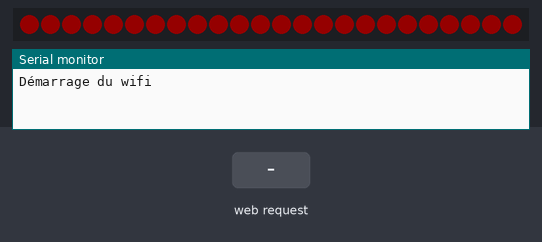
Simulated run of this sketch. Board: ESP8266 (NodeMCU). Parts: 24 RGB LEDs in strip order, left to right, the last lines printed to the serial monitor. Inputs (shaded band) come from the test bench. Dim RGB values are drawn brighter than linear.

Above: at 2.8 s.
2.9 s: HTTP request GET /LuminositeUp received
At 3.4 s:
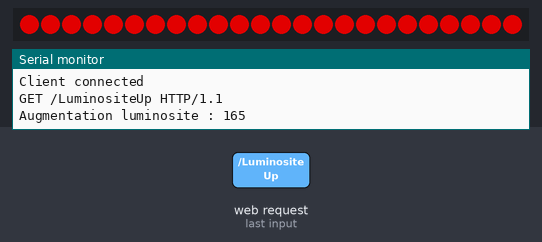
5.0 s: HTTP request GET /Gauche received
At 6.4 s:
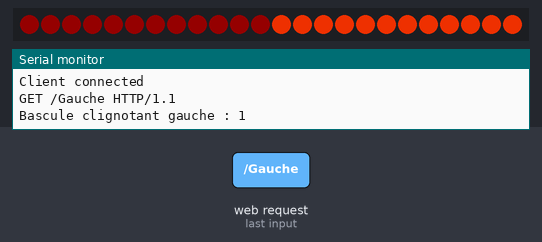
7.5 s: HTTP request GET /Droit received
At 10.3 s:
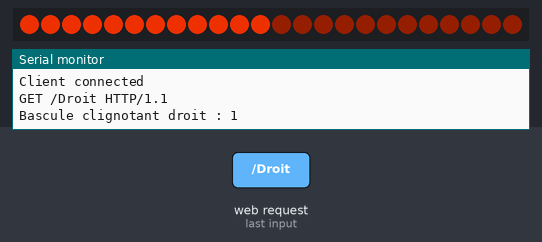
Timing chart, 0 to 11.8 s (numbered marks = the images above; inputs shaded):
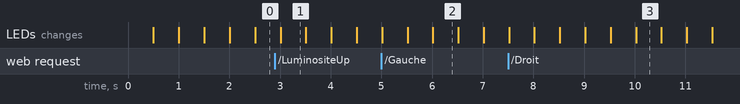

Measured:
- after the input at 2.9 s, the LEDs: change after 0.11 s (image 1)
- after the input at 5.0 s, the LEDs: first differ from a run without the input after 1.0 s (image 2)
- after the input at 7.5 s, the LEDs: first differ from a run without the input after 1.5 s (image 3 shows a later state)
- what the display in image 1 shows lasts 0.5 s, from 3.0 s to 3.5 s

The sketch:

velo_arduino.ino
```cpp
#include <Adafruit_NeoPixel.h>
#include <ESP8266WiFi.h>
#include <ArduinoOTA.h>

#define PIN D1
#define NUMPIXELS 24
const char *ssid = "Velo";
const char *password = "pingpong";

int luminosite = 150;
int R,G,B;
bool clignotantGaucheStatut = false;
bool clignotantDroitStatut = false;

Adafruit_NeoPixel pixels(NUMPIXELS, PIN, NEO_GRB + NEO_KHZ800);

// Serveur
WiFiServer server(80);
String header;
unsigned long currentTime = millis();
unsigned long previousTime = 0;
const long timeoutTime = 5000;

void setup() {

  Serial.begin(115200);

  pixels.begin();
  pixels.fill(pixels.Color(20, 20, 20));
  pixels.show();

  Serial.println("Démarrage du wifi");
  WiFi.softAP(ssid, password,1,false,1);

  ArduinoOTA.setHostname("esp-velo");
  ArduinoOTA.setPassword("pingpong");

   ArduinoOTA.onStart([]() {
    String type;
    if (ArduinoOTA.getCommand() == U_FLASH) {
      type = "sketch";
    } else { // U_FS
      type = "filesystem";
    }

    // NOTE: if updating FS this would be the place to unmount FS using FS.end()
    Serial.println("Start updating " + type);
  });
  ArduinoOTA.onEnd([]() {
    Serial.println("\nEnd");
  });
  ArduinoOTA.onProgress([](unsigned int progress, unsigned int total) {
    Serial.printf("Progress: %u%%\r", (progress / (total / 100)));
  });
  ArduinoOTA.onError([](ota_error_t error) {
    Serial.printf("Error[%u]: ", error);
    if (error == OTA_AUTH_ERROR) {
      Serial.println("Auth Failed");
    } else if (error == OTA_BEGIN_ERROR) {
      Serial.println("Begin Failed");
    } else if (error == OTA_CONNECT_ERROR) {
      Serial.println("Connect Failed");
    } else if (error == OTA_RECEIVE_ERROR) {
      Serial.println("Receive Failed");
    } else if (error == OTA_END_ERROR) {
      Serial.println("End Failed");
    }
  });
  ArduinoOTA.begin();

  server.begin();
  pixels.fill(pixels.Color(luminosite,luminosite,0));
}

void loop() {

  ArduinoOTA.handle();

  WiFiClient client = server.available();

  if (!client) {
     clignotement();
     return;
  }

  Serial.println("Client connected");
  String request = client.readStringUntil('\r');
  Serial.println(request);
  client.flush();

  if( request.indexOf("/LuminositeUp") != -1 && luminosite < 240){
    luminosite += 15;
    Serial.printf("Augmentation luminosite : %d \n", luminosite);
  }

  if( request.indexOf("/LuminositeDown") != -1 && luminosite > 15){
    luminosite -= 15 ;
    Serial.printf("Réduction luminosite : %d \n", luminosite);
  }

  if( request.indexOf("/Gauche") != -1){
    clignotantGaucheStatut = !clignotantGaucheStatut;
    Serial.print("Bascule clignotant gauche : ");
    Serial.println(clignotantGaucheStatut);
  }

  if( request.indexOf("/Droit") != -1){
    clignotantDroitStatut = !clignotantDroitStatut;
    Serial.print("Bascule clignotant droit : ");
    Serial.println(clignotantGaucheStatut);
  }


  client.println("HTTP/1.1 200 OK");
  client.println("Content-type:text/html");
  client.println("");

  // Display the HTML web page
  client.println("<!DOCTYPE html><html>");
  client.println("<head><meta name=\"viewport\" content=\"width=device-width, initial-scale=1\" charset=\"utf-8\"> ");

  client.printf("<p>Luminosité : %d </p>",luminosite);
  client.println("<a href=\"/LuminositeUp\">Augmenter : +15</a><br>");
  client.println("<a href=\"/LuminsoteDown\">Réduire : -15</a><br>");
  client.println("<a href=\"/Gauche\">Clignonant gauche </a><br>");
  client.println("<a href=\"/Droit\">Clignonant droit</a><br>");

  client.println("</body></html>");
  client.println();

  Serial.println("");

  clignotement();
  if(clignotantGaucheStatut) clignotantGauche();
  if(clignotantDroitStatut) clignotantDroit();

/*
    pixels.setBrightness(100);
    pixels.show();
    delay(500);
    pixels.setBrightness(15);
    pixels.show();
    delay(500);
    */
    //infinite();
    //fade(0, 24, 55, 0, 0, 10, 1000, 3000);


      //for(short int i = 0 ; i< 3 ; i++) clignotement();
      //for(short int i = 0 ; i< 3 ; i++) clignotantGauche();
      //restore();
      //for(short int i = 0 ; i< 3 ; i++) clignotantDroit();
      //restore();
      //fade(0, 24, 55, 0, 55, 200, 1000, 3000);


}

void clignotement(){
  restore();
  for( short i = 0 ; i < NUMPIXELS ; i++){
    pixels.setPixelColor(i, pixels.Color(luminosite,0, 0));
  }
  pixels.show();
  delay(500);
  for( short i = 0 ; i < NUMPIXELS ; i++){
    pixels.setPixelColor(i, pixels.Color(20, 0, 0));
  }
  pixels.show();
  delay(500);

}

void clignotantGauche(){

  for( short i = NUMPIXELS /2 ; i < NUMPIXELS ; i++){
    pixels.setPixelColor(i, pixels.Color(200, 40, 0));
  }
  pixels.show();
  delay(500);
  for( short i = NUMPIXELS /2 ; i < NUMPIXELS ; i++){
    pixels.setPixelColor(i, pixels.Color(20, 4, 0));
  }
  pixels.show();
  delay(500);

}

void clignotantDroit(){

  for( short i = 0 ; i < NUMPIXELS /2 ; i++){
    pixels.setPixelColor(i, pixels.Color(200, 40, 0));
  }
  pixels.show();
  delay(500);
  for( short i = 0 ; i < NUMPIXELS /2 ; i++){
    pixels.setPixelColor(i, pixels.Color(20, 4, 0));
  }
  pixels.show();
  delay(500);

}

void restore(){
    for( short i = 0 ; i < NUMPIXELS ; i++){
    pixels.setPixelColor(i, pixels.Color(200, 0, 0));
  }
}

void infinite(){

  for(short i = 0 ; i < NUMPIXELS ; i++){
    delay(100);
    pixels.clear();
    pixels.setPixelColor(i, pixels.Color(50, 50, 50));

    pixels.show();
  }

}

void fade(short start, short end, short pourcentage_R, short pourcentage_G, short pourcentage_B, short luminosite, short dureeUp, short dureeDown){

  // On convertit pour remettre sur 8 bits;
  if (pourcentage_R) pourcentage_R = 255 * pourcentage_R /100;
  if (pourcentage_G) pourcentage_G = 255 * pourcentage_G /100;
  if (pourcentage_B) pourcentage_B = 255 * pourcentage_B /100;

  // duree en ms
  dureeUp = dureeUp / luminosite;
  dureeDown = dureeDown / luminosite;

  for( short i = 1 ; i < luminosite ; i++ ){
    for(short j = start; j < end ; j++){
      pixels.setPixelColor(j,pixels.Color(pourcentage_R*i/luminosite, pourcentage_G*i/luminosite, pourcentage_B*i/luminosite));
    }
    pixels.show();
    delay(dureeUp);
  }

  for( short i = luminosite ; i > 0 ; i-- ){
    for(short j = start; j < end ; j++){
      pixels.setPixelColor(j,pixels.Color( pourcentage_R*i/luminosite,  pourcentage_G*i/luminosite,  pourcentage_B*i/luminosite));
    }
    pixels.show();
    delay(dureeDown);
  }

}
```
